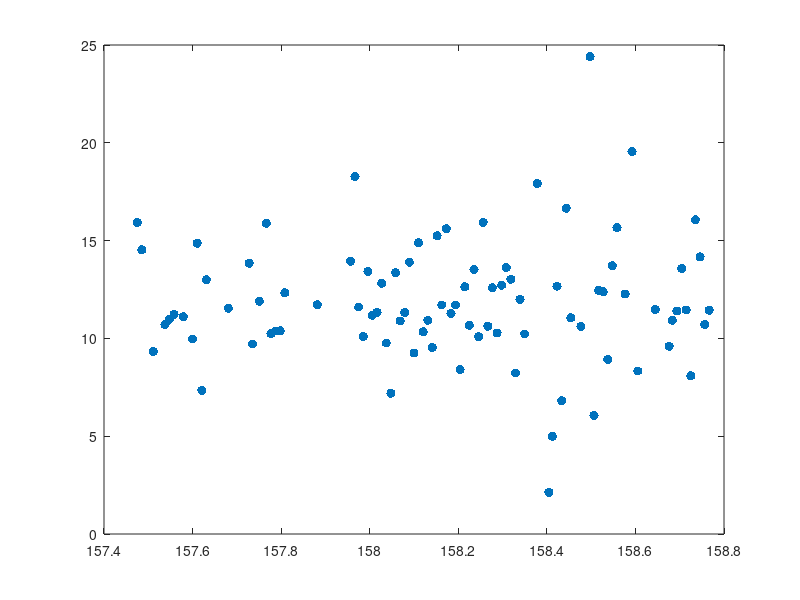

Reproduce this figure in MATLAB. (Note: this script raises an error after producing the figure.)
close all
clear all

%Modified 26 Februatry 2006
%Day number error corrected in mat files
%CG333TrajectoryData
%and
%CG111TrajectoryData
%But possible 3-hr offset in camera time
%not yet resolved

%Input data is averaged (F&R) direct coordinates from gun.
%Reference drift and noise not corrected 
k=5; 

load CG05E_5June10AM_6June6PM.mat
l333 = size(CG333TrajectoryData);
l111 = size(CG111TrajectoryData);
%111 data
t111=CG111TrajectoryData(1:l111,1);
Nc111=CG111TrajectoryData(1:l111,2);
Ec111=CG111TrajectoryData(1:l111,3);
Zc111=CG111TrajectoryData(1:l111,4);

%333 data
t333=CG333TrajectoryData(1:l333,1);
Nc333=CG333TrajectoryData(1:l333,2);
Ec333=CG333TrajectoryData(1:l333,3);
Zc333=CG333TrajectoryData(1:l333,4);


%----------- Toggle these by comment -------------------
%Do 111
% t = t111;
% nn = Nc111;
% ee = Ec111;
% zz = Zc111;
% n=l111;  

%Do 333 
t = t333;
nn = Nc333;
ee = Ec333;
zz = Zc333;
n=l333;  
%-------------------------------------------------

%Difference Times and Coordinates
k=1;
for i=1:n-k
delta_t(i)=t(i+k)-t(i);
t_avg(i)=(t(i+k)+t(i))./2;    %average times
hdisp(i)=sqrt((nn(i+k)-nn(i)).^2+(ee(i+k)-ee(i)).^2);%displacements (new vector)
vdisp(i)=zz(i+k)-zz(i);
end

vh=hdisp./delta_t;  %horizontal velocity
vz=vdisp./delta_t;
% fffffffffffffffffffffffffffffffffffffffffffffffffffffffffff
figure(1); clf
plot(t_avg,vh,'.','MarkerSize', 20)
hold on
%Plot Horizontal velocity
% ----------------------------------------------
% now plot non-parametric density estimate 
%
%Dec Day: 0.5 hr = 0.02083
%         1.0 hr = 0.04166
%         4.0 hr = 0.1667
%         6.0 hr = 0.25
%        12.0 hr = 0.5
tmin=min(t_avg); tmax=max(t_avg); 
stepsize=0.001; 
winsize=[0.01 0.02 0.05];

color='krb'
for i=1:3
  [tmod,vmod]=nonparametric_smooth(t_avg,vh,tmin,tmax,stepsize,winsize(i));
  h=plot(tmod,vmod,color(i)); set(h,'linewidth',1);
end

xlabel('Dec day')
ylabel('Horizontal Velocity (m/d)')

plot(t_avg,vh,'.','MarkerSize', 20)
hold on
% fffffffffffffffffffffffffffffffffffffffffffffffffffffffffff
figure(2);
plot(t_avg,vz,'.','MarkerSize', 20)
hold on

% ----------------------------------------------
% now plot non-parametric density estimate 
%
%Dec Day: 0.5 hr = 0.02083
%         1.0 hr = 0.04166
%         4.0 hr = 0.1667
%         6.0 hr = 0.25
%        12.0 hr = 0.5
tmin=min(t_avg); tmax=max(t_avg); 
stepsize=0.001; 
winsize=[0.01 0.02 0.05];

color='kgy'
for i=1:3
  [tmod,vmod]=nonparametric_smooth(t_avg,vz,tmin,tmax,stepsize,winsize(i));
  h=plot(tmod,vmod,color(i)); set(h,'linewidth',1);
end

%legend('measured signal','NPDE, winsize=0.0125 s','NPDE, winsize=0.0250 s','NPDE, winsize=0.0500 s')
xlabel('Dec day')
ylabel('Vertical Velocity (m/d)')
% fffffffffffffffffffffffffffffffffffffffffffffffffffffffffff

